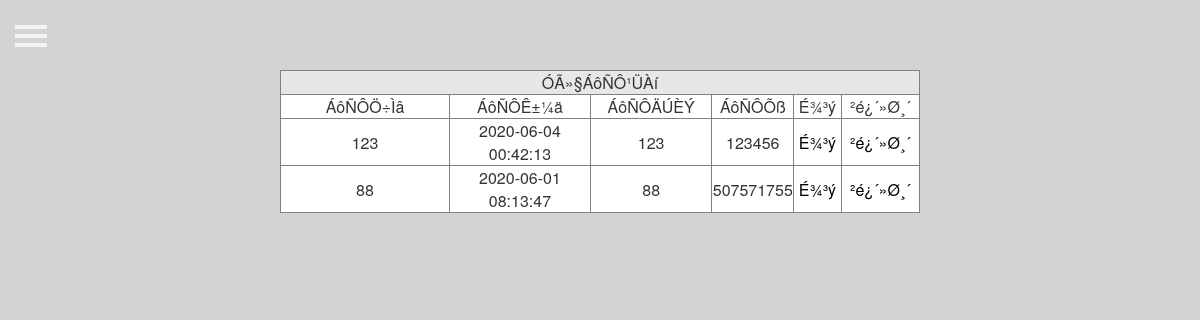
Screenshot of /admin/guest.php (signed in) with the database file from the repository.
### tables this page shows
CREATE TABLE IF NOT EXISTS `liuyan` (
  `id` int(4) NOT NULL AUTO_INCREMENT,
  `userid` varchar(50) DEFAULT NULL,
  `title` varchar(200) DEFAULT NULL,
  `content` text,
  `addtime` timestamp NULL DEFAULT CURRENT_TIMESTAMP,
  `replay` text NOT NULL,
  `rtime` datetime NOT NULL,
  PRIMARY KEY (`id`)
);

### admin/guest.php (the view, shortened to what this page needs)
 <?php
 require("index.php");
require("../conn.php");
if($act!="view")
{
	  ?>
<table width="640" class="table_southidc" border="1" align="center" cellpadding="0" cellspacing="0">
<form name="form1" method="post" action="guest_del.php">
  <tr bgcolor="#E7E7E7">
    <td height="20" colspan="6"><div align="center">ÓÃ»§ÁôÑÔ¹ÜÀí</font></div></td>
  </tr>
        <tr>
          <td width="184" height="20" bgcolor="#FFFFFF"><div align="center">ÁôÑÔÖ÷Ìâ</div></td>
          <td width="150" bgcolor="#FFFFFF"><div align="center">ÁôÑÔÊ±¼ä</div></td>
          <td width="127" bgcolor="#FFFFFF"><div align="center">ÁôÑÔÄÚÈÝ</div></td>
		   <td width="82" bgcolor="#FFFFFF"><div align="center">ÁôÑÔÕß</div></td>
          <td width="49" bgcolor="#FFFFFF"><div align="center">É¾³ý</div></td>
          <td width="82" bgcolor="#FFFFFF"><div align="center">²é¿´»Ø¸´</div></td>
        </tr>
		 <?php
			 $sql1=mysqli_query($conn,"select * from liuyan order by addtime desc ");
             while($info1=mysqli_fetch_array($sql1))
		     {
		  ?>
        <tr>
          <td height="20" bgcolor="#FFFFFF"><div align="center"><?php echo $info1['title'];?></div></td>
          <td height="20" bgcolor="#FFFFFF"><div align="center"><?php echo $info1['addtime'];?></div></td>
          <td height="20" bgcolor="#FFFFFF"><div align="center"><?php echo $info1['content'];?></div></td>
		            <td height="20" bgcolor="#FFFFFF"><div align="center"><?php echo $info1['userid'];?></div></td>
          <td height="20" bgcolor="#FFFFFF"><div align="center">
			<a href="?act=del&id=<?php echo $info1['id']?>"> <font color="#000000">É¾³ý</font></a>
            </div></td>  <td height="20" bgcolor="#FFFFFF"><div align="center">
			<a href="?act=view&id=<?php echo $info1['id']?>"> <font color="#000000">²é¿´»Ø¸´</font></a>
            </div></td>
        </tr>
		<?php
		 }
		?>
  </form>
</table>
  <?php
}
  ?>
</body>
</html>

### admin/css/style.css (style rules this page uses)
body { position: relative; overflow-x: hidden; }
body, html { height: 100%; background-color: #583e7e; }
body, html { background-color: #583e7e; }
body a { color: rgba(255, 255, 255, 0.8); text-decoration: underline; }

### rows the page displays
liuyan: title "123", addtime "2020-06-04 00:42:13", content "123", userid "123456"
liuyan: title "88", addtime "2020-06-01 08:13:47", content "88", userid "507571755"
